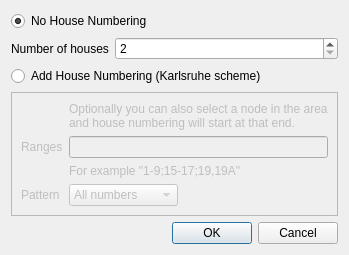
<?xml version="1.0" encoding="UTF-8"?>
<ui version="4.0">
 <class>TerraceDialog</class>
 <widget class="QDialog" name="TerraceDialog">
  <property name="windowTitle">
   <string>Terrace</string>
  </property>
  <layout class="QVBoxLayout" name="verticalLayout">
   <property name="sizeConstraint">
    <enum>QLayout::SetMinimumSize</enum>
   </property>
   <item>
    <widget class="QRadioButton" name="radioNoNumbering">
     <property name="text">
      <string>No House Numbering</string>
     </property>
     <property name="checked">
      <bool>true</bool>
     </property>
    </widget>
   </item>
   <item>
    <layout class="QFormLayout" name="formLayout">
     <item row="0" column="0">
      <widget class="QLabel" name="label">
       <property name="text">
        <string>Number of houses</string>
       </property>
       <property name="buddy">
        <cstring>spinHouses</cstring>
       </property>
      </widget>
     </item>
     <item row="0" column="1">
      <widget class="QSpinBox" name="spinHouses">
       <property name="minimum">
        <number>2</number>
       </property>
      </widget>
     </item>
    </layout>
   </item>
   <item>
    <widget class="QRadioButton" name="radioNumbering">
     <property name="text">
      <string>Add House Numbering (Karlsruhe scheme)</string>
     </property>
    </widget>
   </item>
   <item>
    <widget class="QFrame" name="frame">
     <property name="enabled">
      <bool>false</bool>
     </property>
     <property name="frameShape">
      <enum>QFrame::StyledPanel</enum>
     </property>
     <property name="frameShadow">
      <enum>QFrame::Raised</enum>
     </property>
     <layout class="QFormLayout" name="formLayout_2">
      <property name="fieldGrowthPolicy">
       <enum>QFormLayout::ExpandingFieldsGrow</enum>
      </property>
      <item row="1" column="0">
       <widget class="QLabel" name="label_2">
        <property name="text">
         <string>Ranges</string>
        </property>
        <property name="buddy">
         <cstring>lineNumberingRanges</cstring>
        </property>
       </widget>
      </item>
      <item row="1" column="1">
       <widget class="QLineEdit" name="lineNumberingRanges"/>
      </item>
      <item row="2" column="1">
       <widget class="QLabel" name="label_4">
        <property name="text">
         <string>For example &quot;1-9;15-17;19,19A&quot;</string>
        </property>
       </widget>
      </item>
      <item row="3" column="0">
       <widget class="QLabel" name="label_3">
        <property name="text">
         <string>Pattern</string>
        </property>
        <property name="buddy">
         <cstring>comboNumberingPattern</cstring>
        </property>
       </widget>
      </item>
      <item row="3" column="1">
       <widget class="QComboBox" name="comboNumberingPattern">
        <item>
         <property name="text">
          <string>All numbers</string>
         </property>
        </item>
        <item>
         <property name="text">
          <string>Odd numbers</string>
         </property>
        </item>
        <item>
         <property name="text">
          <string>Even numbers</string>
         </property>
        </item>
       </widget>
      </item>
      <item row="0" column="1">
       <widget class="QLabel" name="label_5">
        <property name="sizePolicy">
         <sizepolicy hsizetype="Expanding" vsizetype="Minimum">
          <horstretch>0</horstretch>
          <verstretch>0</verstretch>
         </sizepolicy>
        </property>
        <property name="text">
         <string>Optionally you can also select a node in the area and house numbering will start at that end.</string>
        </property>
        <property name="wordWrap">
         <bool>true</bool>
        </property>
       </widget>
      </item>
     </layout>
    </widget>
   </item>
   <item>
    <widget class="QDialogButtonBox" name="buttonBox">
     <property name="orientation">
      <enum>Qt::Horizontal</enum>
     </property>
     <property name="standardButtons">
      <set>QDialogButtonBox::Cancel|QDialogButtonBox::Ok</set>
     </property>
    </widget>
   </item>
  </layout>
 </widget>
 <tabstops>
  <tabstop>radioNoNumbering</tabstop>
  <tabstop>spinHouses</tabstop>
  <tabstop>radioNumbering</tabstop>
  <tabstop>lineNumberingRanges</tabstop>
  <tabstop>comboNumberingPattern</tabstop>
  <tabstop>buttonBox</tabstop>
 </tabstops>
 <resources/>
 <connections>
  <connection>
   <sender>buttonBox</sender>
   <signal>accepted()</signal>
   <receiver>TerraceDialog</receiver>
   <slot>accept()</slot>
   <hints>
    <hint type="sourcelabel">
     <x>222</x>
     <y>204</y>
    </hint>
    <hint type="destinationlabel">
     <x>157</x>
     <y>218</y>
    </hint>
   </hints>
  </connection>
  <connection>
   <sender>buttonBox</sender>
   <signal>rejected()</signal>
   <receiver>TerraceDialog</receiver>
   <slot>reject()</slot>
   <hints>
    <hint type="sourcelabel">
     <x>290</x>
     <y>210</y>
    </hint>
    <hint type="destinationlabel">
     <x>286</x>
     <y>218</y>
    </hint>
   </hints>
  </connection>
  <connection>
   <sender>radioNumbering</sender>
   <signal>toggled(bool)</signal>
   <receiver>frame</receiver>
   <slot>setEnabled(bool)</slot>
   <hints>
    <hint type="sourcelabel">
     <x>51</x>
     <y>62</y>
    </hint>
    <hint type="destinationlabel">
     <x>21</x>
     <y>91</y>
    </hint>
   </hints>
  </connection>
  <connection>
   <sender>radioNoNumbering</sender>
   <signal>toggled(bool)</signal>
   <receiver>label</receiver>
   <slot>setEnabled(bool)</slot>
   <hints>
    <hint type="sourcelabel">
     <x>78</x>
     <y>14</y>
    </hint>
    <hint type="destinationlabel">
     <x>74</x>
     <y>36</y>
    </hint>
   </hints>
  </connection>
  <connection>
   <sender>radioNoNumbering</sender>
   <signal>toggled(bool)</signal>
   <receiver>spinHouses</receiver>
   <slot>setEnabled(bool)</slot>
   <hints>
    <hint type="sourcelabel">
     <x>111</x>
     <y>11</y>
    </hint>
    <hint type="destinationlabel">
     <x>109</x>
     <y>42</y>
    </hint>
   </hints>
  </connection>
  <connection>
   <sender>comboNumberingPattern</sender>
   <signal>currentIndexChanged(int)</signal>
   <receiver>TerraceDialog</receiver>
   <slot>numberingTypeChanged(int)</slot>
   <hints>
    <hint type="sourcelabel">
     <x>75</x>
     <y>162</y>
    </hint>
    <hint type="destinationlabel">
     <x>166</x>
     <y>35</y>
    </hint>
   </hints>
  </connection>
  <connection>
   <sender>lineNumberingRanges</sender>
   <signal>textEdited(QString)</signal>
   <receiver>TerraceDialog</receiver>
   <slot>numberingRangeChanged(QString)</slot>
   <hints>
    <hint type="sourcelabel">
     <x>331</x>
     <y>118</y>
    </hint>
    <hint type="destinationlabel">
     <x>364</x>
     <y>37</y>
    </hint>
   </hints>
  </connection>
  <connection>
   <sender>radioNumbering</sender>
   <signal>clicked()</signal>
   <receiver>TerraceDialog</receiver>
   <slot>updateNumbering()</slot>
   <hints>
    <hint type="sourcelabel">
     <x>206</x>
     <y>70</y>
    </hint>
    <hint type="destinationlabel">
     <x>248</x>
     <y>46</y>
    </hint>
   </hints>
  </connection>
 </connections>
 <slots>
  <slot>numberingTypeChanged(int)</slot>
  <slot>numberingRangeChanged(QString)</slot>
  <slot>updateNumbering()</slot>
 </slots>
</ui>
